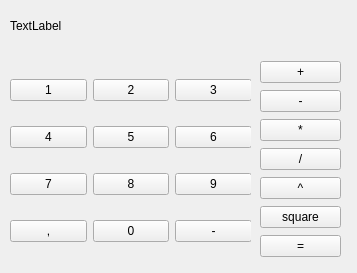
<?xml version="1.0" encoding="UTF-8"?>
<ui version="4.0">
 <class>Form</class>
 <widget class="QWidget" name="Form">
  <property name="geometry">
   <rect>
    <x>0</x>
    <y>0</y>
    <width>357</width>
    <height>273</height>
   </rect>
  </property>
  <property name="windowTitle">
   <string>Form</string>
  </property>
  <widget class="QLabel" name="label">
   <property name="geometry">
    <rect>
     <x>10</x>
     <y>10</y>
     <width>331</width>
     <height>31</height>
    </rect>
   </property>
   <property name="text">
    <string>TextLabel</string>
   </property>
  </widget>
  <widget class="QWidget" name="">
   <property name="geometry">
    <rect>
     <x>10</x>
     <y>60</y>
     <width>241</width>
     <height>201</height>
    </rect>
   </property>
   <layout class="QGridLayout" name="numb_buttons">
    <item row="0" column="0">
     <widget class="QPushButton" name="push_Button_1">
      <property name="text">
       <string>1</string>
      </property>
     </widget>
    </item>
    <item row="0" column="1">
     <widget class="QPushButton" name="push_Button_2">
      <property name="text">
       <string>2</string>
      </property>
     </widget>
    </item>
    <item row="3" column="0">
     <widget class="QPushButton" name="push_Button_qw">
      <property name="text">
       <string>,</string>
      </property>
     </widget>
    </item>
    <item row="2" column="1">
     <widget class="QPushButton" name="push_Button_8">
      <property name="text">
       <string>8</string>
      </property>
     </widget>
    </item>
    <item row="3" column="1">
     <widget class="QPushButton" name="push_Button_0">
      <property name="text">
       <string>0</string>
      </property>
     </widget>
    </item>
    <item row="1" column="1">
     <widget class="QPushButton" name="push_Button_5">
      <property name="text">
       <string>5</string>
      </property>
     </widget>
    </item>
    <item row="0" column="3">
     <widget class="QPushButton" name="push_Button_3">
      <property name="text">
       <string>3</string>
      </property>
     </widget>
    </item>
    <item row="2" column="0">
     <widget class="QPushButton" name="push_Button_7">
      <property name="text">
       <string>7</string>
      </property>
     </widget>
    </item>
    <item row="1" column="0">
     <widget class="QPushButton" name="push_Button_4">
      <property name="text">
       <string>4</string>
      </property>
     </widget>
    </item>
    <item row="1" column="3">
     <widget class="QPushButton" name="push_Button_6">
      <property name="text">
       <string>6</string>
      </property>
     </widget>
    </item>
    <item row="2" column="3">
     <widget class="QPushButton" name="push_Button_9">
      <property name="text">
       <string>9</string>
      </property>
     </widget>
    </item>
    <item row="3" column="3">
     <widget class="QPushButton" name="push_Button_neg">
      <property name="text">
       <string>-</string>
      </property>
     </widget>
    </item>
   </layout>
  </widget>
  <widget class="QWidget" name="">
   <property name="geometry">
    <rect>
     <x>260</x>
     <y>60</y>
     <width>81</width>
     <height>201</height>
    </rect>
   </property>
   <layout class="QVBoxLayout" name="operation_buttons">
    <item>
     <widget class="QPushButton" name="push_plus_Button">
      <property name="text">
       <string>+</string>
      </property>
     </widget>
    </item>
    <item>
     <widget class="QPushButton" name="push_min_Button">
      <property name="text">
       <string>-</string>
      </property>
     </widget>
    </item>
    <item>
     <widget class="QPushButton" name="push_mult_Button">
      <property name="text">
       <string>*</string>
      </property>
     </widget>
    </item>
    <item>
     <widget class="QPushButton" name="push_div_Button">
      <property name="text">
       <string>/</string>
      </property>
     </widget>
    </item>
    <item>
     <widget class="QPushButton" name="push_exp_Button">
      <property name="text">
       <string>^</string>
      </property>
     </widget>
    </item>
    <item>
     <widget class="QPushButton" name="push_square_Button">
      <property name="text">
       <string>square</string>
      </property>
     </widget>
    </item>
    <item>
     <widget class="QPushButton" name="push_get_resolt">
      <property name="text">
       <string>=</string>
      </property>
     </widget>
    </item>
   </layout>
  </widget>
 </widget>
 <tabstops>
  <tabstop>push_Button_5</tabstop>
  <tabstop>push_Button_7</tabstop>
  <tabstop>push_Button_6</tabstop>
  <tabstop>push_Button_1</tabstop>
  <tabstop>push_Button_9</tabstop>
  <tabstop>push_Button_4</tabstop>
  <tabstop>push_Button_3</tabstop>
  <tabstop>push_Button_2</tabstop>
  <tabstop>push_Button_8</tabstop>
  <tabstop>push_Button_qw</tabstop>
  <tabstop>push_Button_neg</tabstop>
  <tabstop>push_plus_Button</tabstop>
  <tabstop>push_min_Button</tabstop>
  <tabstop>push_mult_Button</tabstop>
  <tabstop>push_div_Button</tabstop>
  <tabstop>push_exp_Button</tabstop>
  <tabstop>push_square_Button</tabstop>
  <tabstop>push_get_resolt</tabstop>
  <tabstop>push_Button_0</tabstop>
 </tabstops>
 <resources/>
 <connections/>
</ui>
